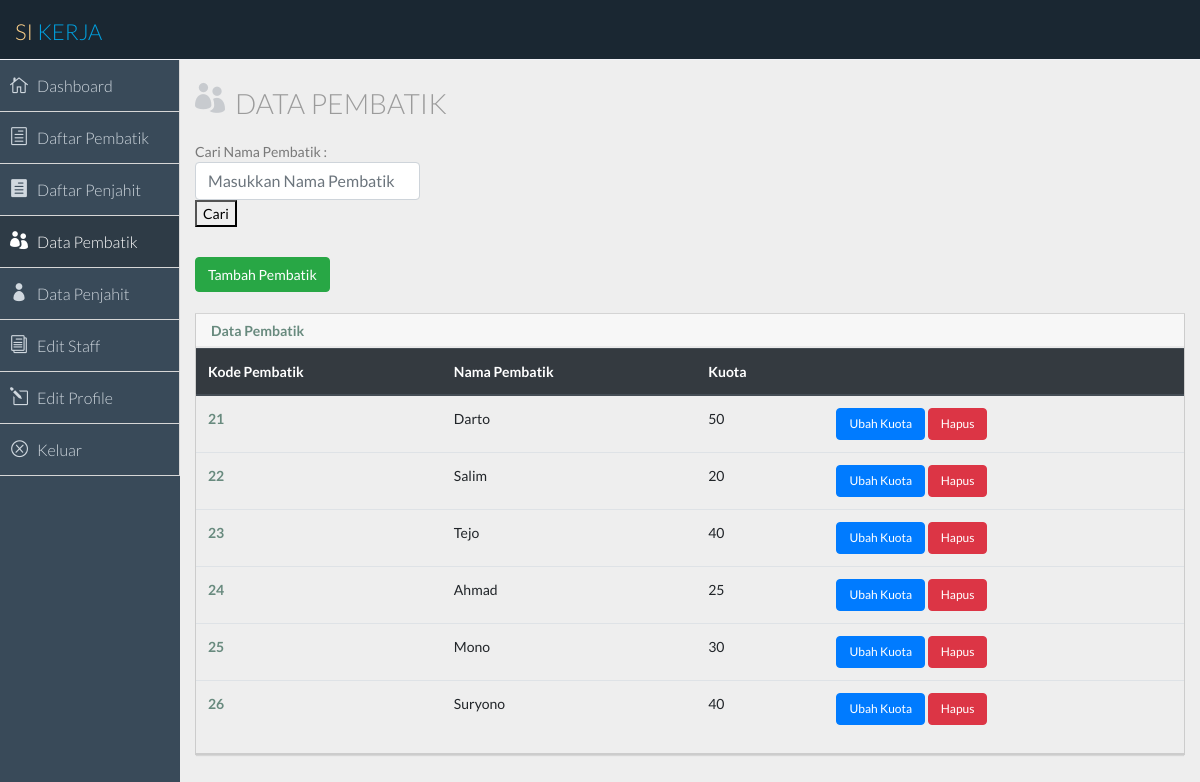
Screenshot of /koordinator/dataPembatikKoordinator.php (signed in) with the database file from the repository.
### tables this page shows
CREATE TABLE IF NOT EXISTS `pembatik` (
  `kode_pembatik` varchar(4) NOT NULL DEFAULT '',
  `nama_pembatik` varchar(20) DEFAULT NULL,
  `kuota` varchar(4) DEFAULT NULL,
  PRIMARY KEY (`kode_pembatik`)
);

### koordinator/dataPembatikKoordinator.php (the view, shortened to what this page needs)
<?php
  $user=$_SESSION['user'];
?>
<!DOCTYPE html>
<html>
<head>
  <link rel="stylesheet" href="https://stackpath.bootstrapcdn.com/bootstrap/4.4.1/css/bootstrap.min.css">
  <link href="../css/bootstrap.min.css" rel="stylesheet">
  <link href="../css/elegant-icons-style.css" rel="stylesheet" />
  <link href="../css/font-awesome.min.css" rel="stylesheet" />
  <link href="../css/style.css" rel="stylesheet">
  <link href="../css/style-responsive.css" rel="stylesheet" />
</head>
<body>
  <section id="container">
    <header class="header dark-bg">
      <a href="" class="logo">Si <span class="lite">Kerja</span></a>
    </header>
    <aside>
      <div id="sidebar" class="nav-collapse ">
        <ul class="sidebar-menu">
          <li class="sub">
            <a class="" href="dashboard.php?user=<?php echo $user; ?>">
                          <i class="icon_house_alt"></i>
                          <span>Dashboard</span>
                      </a>
          </li>
          <li class="sub">
            <a class="" href="daftarPembatikKoordinator.php?user=<?php echo $user; ?>">
                          <i class="icon_document_alt"></i>
                          <span>Daftar Pembatik</span>
                      </a>
          </li>
          <li class="sub">
            <a class="" href="daftarPenjahitKoordinator.php?user=<?php echo $user; ?>">
                          <i class="icon_document"></i>
                          <span>Daftar Penjahit</span>
                      </a>
          </li>
          <li class="active">
            <a class="" href="dataPembatikKoordinator.php?user=<?php echo $user; ?>">
                          <i class="icon_group"></i>
                          <span>Data Pembatik</span>
                      </a>
          </li>
          <li class="sub">
            <a class="" href="dataPenjahitKoordinator.php?user=<?php echo $user; ?>">
                          <i class="icon_profile"></i>
                          <span>Data Penjahit</span>
                      </a>
          </li>
          <li class="sub">
            <a class="" href="editStaffKoordinator.php?user=<?php echo $user; ?>">
                          <i class="icon_documents_alt"></i>
                          <span>Edit Staff</span>
                      </a>
          </li>
          <li class="sub">
            <a class="" href="editProfileKoordinator.php?user=<?php echo $user; ?>">
                          <i class="icon_pencil-edit"></i>
                          <span>Edit Profile</span>
                      </a>
          </li>
          <li class="sub">
            <a class="" href="../keluar.php?user=<?php echo $user; ?>">
                          <i class="icon_close_alt2"></i>
                          <span>Keluar</span>
                      </a>
          </li>
        </ul>
      </div>
    </aside>
  </section>
    <section id="main-content">
      <section class="wrapper">
        <div class="row">
          <div class="col-lg-12">
            <h3 class="page-header"><i class="icon_group"></i>Data Pembatik</h3>
          </div>
        </div>
        <div class="row" id="panel_cari">
          <div class="col-md-3 portlets">
            <div class="panel">
              <form method="POST" action="dataPembatikKoordinator.php?user=<?php echo $user?>">
                Cari Nama Pembatik :
                <input placeholder="Masukkan Nama Pembatik" type="text" class="form-control" name="pembatik">
                <button type="submit" name="submit" id="cari">Cari</button>
              </form>
            </div>
          </div>
        </div>
        <button style="font-size: 14px; " type='button' class='btn btn-success' data-toggle="modal" data-target="#tambahModal">Tambah Pembatik</button><br/><br/>
        <div class="col-md-16 portlets">
            <div class="panel panel-default">
              <div class="panel-heading">
                <h2><strong>Data Pembatik</strong></h2>
              </div>
              <div class="panel-body">
                <table class="table">
                  <thead class="thead-dark">
                    <tr>
                      <th scope="col">Kode Pembatik</th>
                      <th scope="col">Nama Pembatik</th>
                      <th scope="col">Kuota</th>
                      <th scope="col"></th>
                    </tr>
                  </thead>
                  <tbody>
                    <?php
                      if (isset($pembatik)){
                        require_once ('../database/db_login.php');
                        $query = "SELECT * FROM pembatik WHERE nama_pembatik='$pembatik'";
                        $result = $db->query($query);
                        while ($row = $result->fetch_object()){
                          echo "<tr>";
                          echo "<th scope='row'>$row->kode_pembatik</th>";
                          echo "<td>$row->nama_pembatik</td>";
                          echo "<td>$row->kuota</td>";
                          echo "<td><a href='dataPembatikKoordinator.php?user=$user&kode_pembatik=$row->kode_pembatik'><button style='font-size: 12px; ' type='button' class='btn btn-primary' data-toggle='modal' data-target='#editModal'>Ubah Kuota</button></a> <a href='hapusPembatik.php?user=$user&kode_pembatik=$row->kode_pembatik' onclick= 'return confirm()'><button style='font-size: 12px; ' type='button' class='btn btn-danger' data-toggle='modal' data-target='#hapusModal'>Hapus</button></a></td>";
                          echo "</tr>";
                        }
                      }
                      else {
                        require_once ('../database/db_login.php');
                        $query = "SELECT * FROM pembatik";
                        $result = $db->query($query);
                        while ($row = $result->fetch_object()){
                          echo "<tr>";
                          echo "<th scope='row'>$row->kode_pembatik</th>";
                          echo "<td>$row->nama_pembatik</td>";
                          echo "<td>$row->kuota</td>";
                          echo "<td><a href='dataPembatikKoordinator.php?user=$user&kode_pembatik=$row->kode_pembatik'><button style='font-size: 12px; ' type='button' class='btn btn-primary' data-toggle='modal' data-target='#editModal'>Ubah Kuota</button></a> <a href='hapusPembatik.php?user=$user&kode_pembatik=$row->kode_pembatik' onclick= 'return confirm()'><button style='font-size: 12px; ' type='button' class='btn btn-danger' data-toggle='modal' data-target='#hapusModal'>Hapus</button></a></td>";
                          echo "</tr>";
                        }
                      }
                    ?>
                  </tbody>
                </table>
              </div>
            </div>
          </div>
      </section>
    </section>
</body>
</html>

### rows the page displays
pembatik: kode_pembatik "21", nama_pembatik "Darto", kuota "50"
pembatik: kode_pembatik "22", nama_pembatik "Salim", kuota "20"
pembatik: kode_pembatik "23", nama_pembatik "Tejo", kuota "40"
pembatik: kode_pembatik "24", nama_pembatik "Ahmad", kuota "25"
pembatik: kode_pembatik "25", nama_pembatik "Mono", kuota "30"
pembatik: kode_pembatik "26", nama_pembatik "Suryono", kuota "40"
